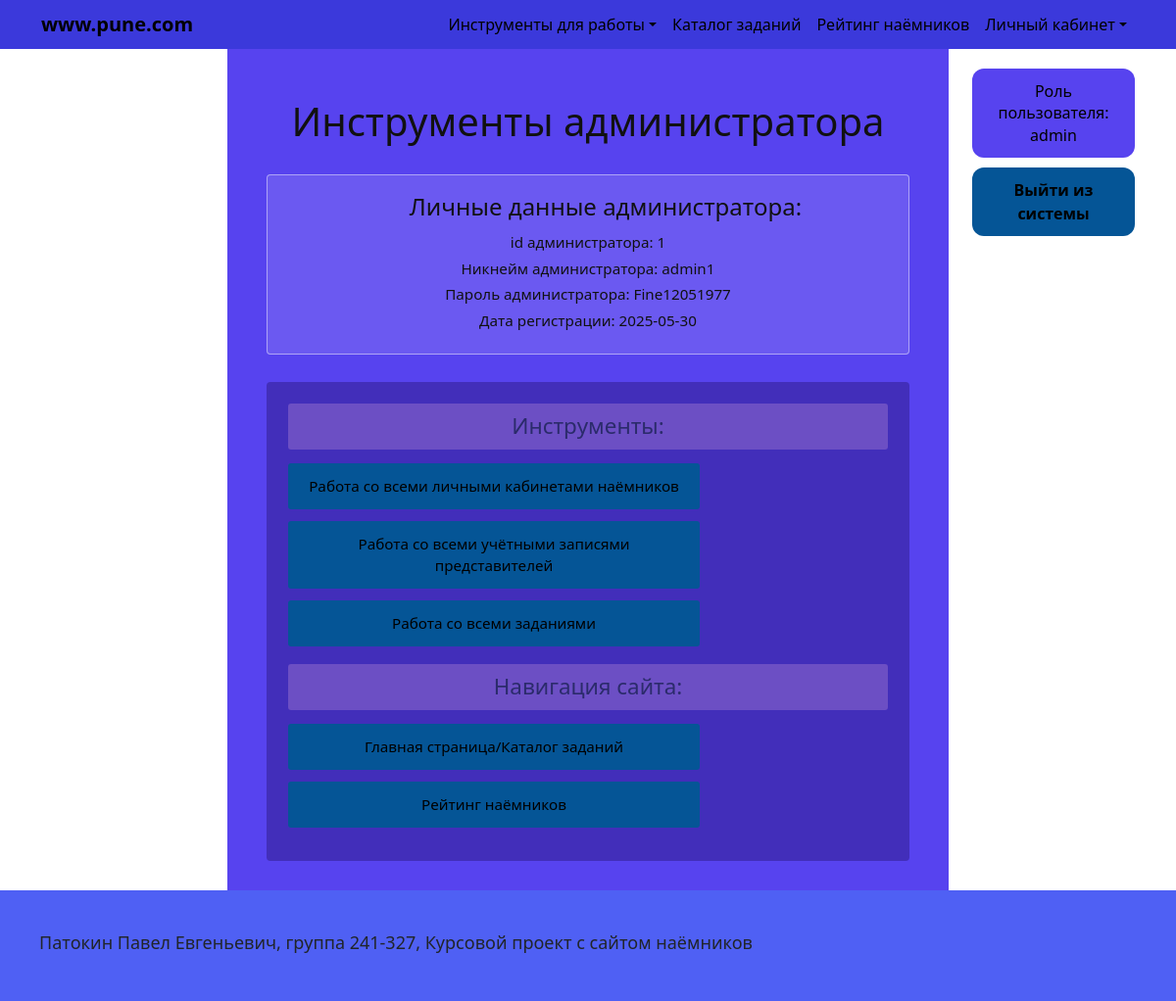
Page /admin/ (signed in) on the committed database.
### app/models.py (models this page shows)
class User(db.Model, UserMixin):
    __tablename__ = "users"
    id = db.Column(db.Integer, primary_key=True)
    username = db.Column(db.Text, unique=True, nullable=False)
    password = db.Column(db.Text, nullable=False)
    registration_date = db.Column(db.Date)
    mercenary = db.relationship("Mercenary", back_populates="user", uselist=False, cascade="all, delete-orphan",)
    member = db.relationship("Member", back_populates="user", uselist=False, cascade="all, delete-orphan",)
    administrator = db.relationship("Administrator", back_populates="user", uselist=False, cascade="all, delete-orphan",)
    @property
    def role(self):
        if self.administrator:
            return "admin"
        if self.member:
            return "member"
        if self.mercenary:
            return "mercenary"
        return None

### app/app.py (the view)
@app.route('/admin/')
@check_rights(["admin"])
def admin():
    user_role = auth() # Функция, которая отображает роль, если пользователь регистрировался или не регистрировался
    return render_template('user_pages/admin.html', user_role=user_role)

### app/app.py (called while the page is built)
def check_rights(roles):
    def decorator(f):
        @wraps(f)
        def wrapper(*args, **kwargs):
            if not current_user.is_authenticated or current_user.role not in roles:
                flash("У вас недостаточно прав для доступа к данной странице.", "danger")
                return redirect(url_for('main_page'))
            if not current_user.is_authenticated:
                flash("Сначала войдите в систему", "danger")
                return redirect(url_for('authentication'))
            if current_user.role not in roles:
                flash("У вас недостаточно прав для доступа к данной странице.", "danger")
                return redirect(url_for('main_page'))
            return f(*args, **kwargs)
        return wrapper
    return decorator

@login_manager.user_loader
def load_user(user_id):
    return User.query.get(int(user_id))

@app.before_request
def before_request():
    if current_user.is_authenticated:
        user_id = int(current_user.id)
    else:
        user_id = None

def auth():
    if current_user.is_authenticated:
        return current_user.role
    else:
        return "none"

### app/templates/user_pages/admin.html (shortened to what this page needs)
{% extends 'base.html' %}
{% block content %}
    <link rel="stylesheet" href="{{ url_for('static', filename='admin.css') }}">
    <h1 class="page-title">Инструменты администратора</h1>
    <section class="admin-card">
        <h2 class="admin-card__title">Личные данные администратора:</h2>
        <p>id администратора: {{ current_user.id }}</p>
        <p>Никнейм администратора: {{ current_user.username }}</p>
        <p>Пароль администратора: {{ current_user.password }}</p>
        <p>Дата регистрации: {{ current_user.registration_date }}</p>
    </section>
    <section class="tools-panel">
        <h2 class="section-header">Инструменты:</h2>
        <a class="tool-btn" href="{{ url_for('CRUD_table_mercenary') }}">Работа со всеми личными кабинетами наёмников</a>
        <a class="tool-btn" href="{{ url_for('CRUD_table_member') }}">Работа со всеми учётными записями представителей</a>
        <a class="tool-btn" href="{{ url_for('CRUD_table_task') }}">Работа со всеми заданиями</a>
        <h2 class="section-header">Навигация сайта:</h2>
        <a class="tool-btn" href="{{ url_for('main_page') }}">Главная страница/Каталог заданий</a>
        <a class="tool-btn" href="{{ url_for('rating') }}">Рейтинг наёмников</a>
    </section>
{% endblock %}

### app/static/base.css (style rules this page uses)
:root { --header-bg: #3b39db; --link-color: #000000; --link-hover: #000000; --link-hover-zone: #262ed3; --menu-bg: #7d63e0; --menu-item: #000000; --menu-hover: #6a4fc9; --main-bg-color: #5743EF; --page-border: #642c7b; --auth-btn: #055596; --auth-btn-hover: #184072; --footer-bg: #4f60f4; }

### app/static/admin.css (style rules this page uses)
:root { --header-bg: #3b39db; --link-color: #000000; --link-hover: #000000; --link-hover-zone: #262ed3; --menu-bg: #7d63e0; --menu-item: #000000; --menu-hover: #6a4fc9; --main-bg-color: #5743EF; --page-border: #642c7b; --auth-btn: #055596; --auth-btn-hover: #184072; }
.page-title { text-align: center; color: #111; font-weight: 400; margin: 20px 0 30px; }
.admin-card { background: rgba(255, 255, 255, 0.12); border: 1px solid rgba(255, 255, 255, 0.45); border-radius: 4px; padding: 18px 24px; margin: 0 auto 28px; max-width: 940px; color: #111; }
.admin-card__title { font-weight: 400; font-size: 1.5rem; margin: 0 0 10px; padding-left: 36px; }
.admin-card p { margin: 4px 0; font-size: 0.95rem; }
.tools-panel { background: rgba(40, 20, 120, 0.45); border-radius: 4px; padding: 22px; margin: 0 auto; max-width: 940px; }
.section-header { background: #6c4fc4; color: #2b2b6b; font-weight: 400; font-size: 1.4rem; margin: 0 0 14px; padding: 10px 16px; border-radius: 3px; }
.section-header:not(:first-child) { margin-top: 18px; }
.tool-btn { display: block; width: 420px; max-width: 100%; background: var(--auth-btn); color: var(--link-color); text-decoration: none; padding: 12px 16px; margin: 0 0 12px; border-radius: 3px; font-size: 0.95rem; transition: background 0.15s ease; }

### rows in the picture
User: id "1", username "admin1", password "Fine12051977", registration_date "2025-05-30"

### other values in the picture
{{ user_role }} "admin"
